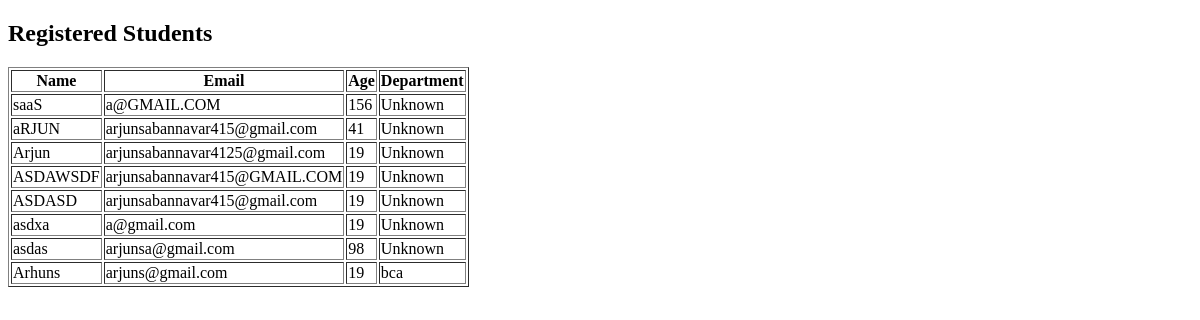
The app's page /student-list/, older data.
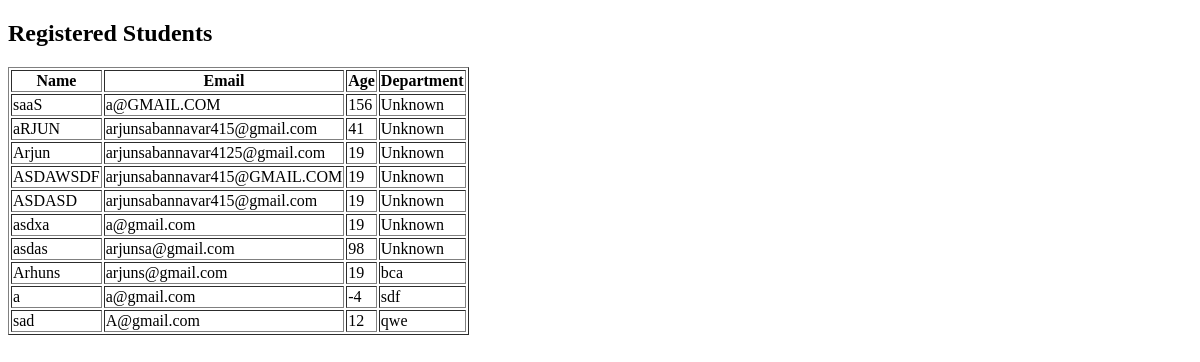
The same page, newer data.
### students/models.py (models this page shows, shortened)
class Student(models.Model):
    name=models.CharField(max_length=100)
    email=models.EmailField()
    age=models.IntegerField()
    department=models.CharField(max_length=100)

### students/views.py (the view)
# urls.py: path('student-list/', views.student_list, name='student_list'),
def student_list(request):
    students = Student.objects.all()
    return render(
        request,
        'students/student_list.html',
        {'students': students}
    )

### students/templates/students/student_list.html (shortened to what this page needs)
<!DOCTYPE html>
<html lang="en">
<head>
</head>
<body>
    <h2>Registered Students</h2>
<table border="1">
    <tr>
        <th>Name</th>
        <th>Email</th>
        <th>Age</th>
        <th>Department</th>
    </tr>
    {% for student in students %}
    <tr>
        <td>{{ student.name }}</td>
        <td>{{ student.email }}</td>
        <td>{{ student.age }}</td>
        <td>{{ student.department }}</td>
    </tr>
    {% empty %}
    <tr>
        <td colspan="4">No students found</td>
    </tr>
    {% endfor %}
</body>
</html>

Row changes from the older to the newer data that the page shows:
added Student: name "a", email "a@gmail.com", age "-4", department "sdf"
added Student: name "sad", email "A@gmail.com", age "12", department "qwe"
